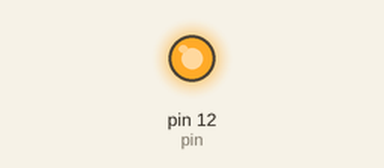
Recording of a program running on a simulated Raspberry Pi (header pin numbers). On the bench: output pins drawn as LEDs (lit = HIGH). At 5.0 s the program stops and its outputs stay as they are.

Above: at 0.1 s.
At 5.1 s:
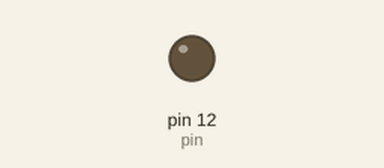
Timing chart, 0 to 6.5 s (numbered marks = the images above):
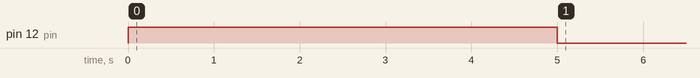

The program:

on.py
```python
import RPi.GPIO as GPIO
import time
pin = 12
def on(pin):
	GPIO.output(pin,True) ## Gets the pin and lights up the bulb (infinate)
	time.sleep(1)
	return

# making it last for "x seconds"
GPIO.setmode(GPIO.BOARD)#Gets all pins from raspberry pi
GPIO.setup(pin, GPIO.OUT)#Sets pin to 11

#Make this last for 5 seconds
for i in range(0,5):
       on(pin)

GPIO.cleanup()
```

Measured:
- by itself, pin 12 (pin): LOW → HIGH at 0.00 s, → LOW 5.0 s later
